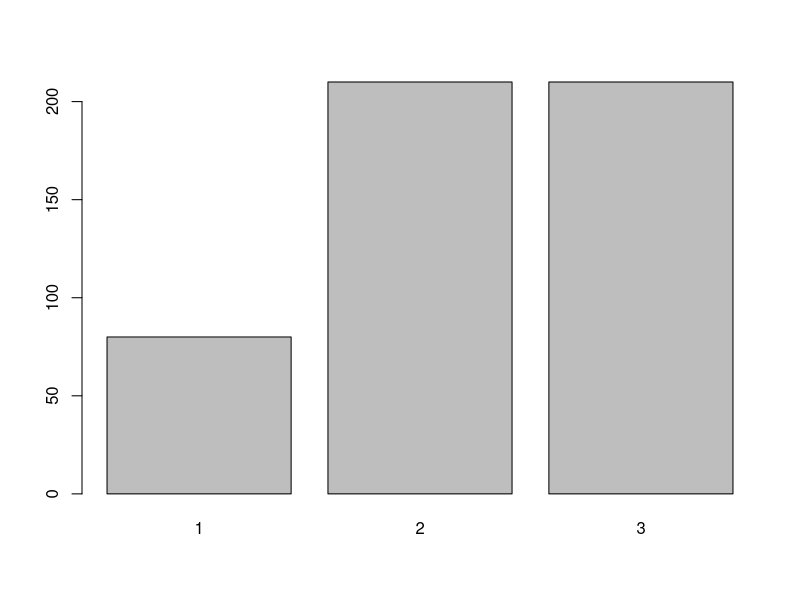

This figure's R source: (Note: this script raises an error after producing the figure.)

# CLASSFICATION -----------------------------------------------------------



# SETUP -------------------------------------------------------------------

ipak <- function(pkg){
  new.pkg <- pkg[!(pkg %in% installed.packages()[, "Package"])]
  if (length(new.pkg)) 
    install.packages(new.pkg, dependencies = TRUE)
  sapply(pkg, require, character.only = TRUE)
}
reloadpck = function(reload = TRUE){
  if(reload){
    print(ipak(pckToLoad))
  }
}

pckToLoad = c('MASS'       , # QDA, LDQ
              'naivebayes' , # for naive QDA (a.k.a naive Bayes)
              'nnet'       , # Multinomial logistic regression
              'FNN'        , # Fast KNN algo
              # 'pROC'    , # ROC curve
              'tidyverse'  , # a collection of Rpack for data science
              'esquisse'   , # data visualisation 
              "GGally") 
reloadpck()



# END SETUP ---------------------------------------------------------------



# Import data -------------------------------------------------------------

TPN1_a22_clas_app <- read.csv("TPN1_a22_clas_app.txt", sep="")
str(TPN1_a22_clas_app) 
TPN1_a22_clas_app$y   <- as.factor(TPN1_a22_clas_app$y) #change Y  to factor si non c'est int

# END Import data ---------------------------------------------------------


# Data exploration  -------------------------------------------------------


summary(TPN1_a22_clas_app)
length(TPN1_a22_clas_app)
NROW(TPN1_a22_clas_app)
n_tot <- dim(TPN1_a22_clas_app)[1]
barplot(table(TPN1_a22_clas_app$y))

tmp <- max(table(TPN1_a22_clas_app$y)/n_tot)
tmp #le taux de succès minimum 
1-tmp #le taux d'erreur maximum


# END data exploration --------------------------------------------------------




# Training & test set preparation -------------------------------------------------

n_tot <- dim(TPN1_a22_clas_app)[1]
n_app <- round(n_tot* 4/5)
n_tst <- n_tot - n_app

set.seed(19)
id_app <- sample(1:n_tot, n_app)

data_app <- TPN1_a22_clas_app[  id_app,]
data_tst <- TPN1_a22_clas_app[- id_app,]



# KNN with an arbitrary k ---------------------------------------------


knn_k <- 10
knn_fit <- knn(train = scale(data_app[,1:50]),
               test  = scale(data_tst[,1:50]),
               cl=data_app$y,
               k = knn_k,
               prob = TRUE)
knn_perf <- table(data_tst$y, knn_fit)
knn_perf # matrice de confusion

cat("taux de succès:")
sum (diag(knn_perf)) / n_tst# taux de succès
cat("taux d'erreur:")
1-sum (diag(knn_perf)) / n_tst # taux d'erreur





# KNN with K from 1 to Kmax -----------------------------------------------

knn_k_max <- 100

tmp <- sapply(1:knn_k_max, function(local_k){
  local_fit <- knn(train = scale(data_app[,1:50]),
                   test  = scale(data_tst[,1:50]),
                   cl=data_app$y,
                   k = local_k,
                   prob = TRUE)
  local_perf <- table(data_tst$y, local_fit)
  res <- sum (diag(local_perf)) / n_tst
  return(res)
})

knn_MSE_scale <- 1 - tmp
knn_MSE_scale
#erreur global
plot(1:knn_k_max, knn_MSE_scale, 
     type='b', col='blue',
     ylim=range(knn_MSE_scale),
     xlab='k', ylab='MSE', lty = 1, pch = 1)


#MSE augmente en ~K=45

which.min(knn_MSE_scale)
min(knn_MSE_scale)
#taux d'erreur minimale 0.38 avec k =31


 # ajoute un rough pour groupe validation

# Parametric methods ------------------------------------------------------


# QDA ---------------------------------------------------------------------

qda_fit  <- qda(y ~ ., data=data_app)
qda_pred <- predict(qda_fit, newdata=data_tst)
qda_perf <- table(data_tst$y, qda_pred$class)
qda_perf
sum (diag(qda_perf)) / n_tst 
1-sum (diag(qda_perf)) / n_tst #erreur:0.35


# LDA ---------------------------------------------------------------------


lda_fit  <- lda(y ~ ., data=data_app)
lda_pred <- predict(lda_fit, newdata=data_tst)
lda_perf <- table(data_tst$y, lda_pred$class)
lda_perf
lda_fit  <- lda(y ~ ., data=data_app)
lda_pred <- predict(lda_fit, newdata=data_tst)
lda_perf <- table(data_tst$y, lda_pred$class)
lda_perf
sum(diag(lda_perf)) / n_tst
1-sum(diag(lda_perf)) / n_tst #erreur 0.34



# Naive bayes -------------------------------------------------------------

qda_naive_fit  <- naive_bayes(y ~ ., data=data_app)
qda_naive_pred <- predict(qda_naive_fit, newdata=data_tst[1:50])
qda_naive_perf <- table(data_tst$y, qda_naive_pred)
qda_naive_perf
sum(diag(qda_naive_perf)) / n_tst
1-sum(diag(qda_naive_perf)) / n_tst # errer:0.31



# Multinomial logistic regression -----------------------------------------
#Ici, nos données ont les classes c > 2, donc on a utilisé la méthode "Multinomial logistic regression"


#lasso + selection de variable 
#https://fr.wikipedia.org/wiki/R%C3%A9gression_logistique

logit_multi_fit  <- multinom(y ~ ., data=data_app)
logit_multi_pred <- predict(logit_multi_fit, newdata=data_tst)
logit_multi_perf <- table(data_tst$y, logit_multi_pred)
logit_multi_perf
sum(diag(logit_multi_perf)) / n_tst
1-sum(diag(logit_multi_perf)) / n_tst #erreur:0.4




#model selection


# Feature extraction  -----------------------------------------------------


#PCA (unsupervised)
X <- TPN1_a22_clas_app[1:50]
X<-scale(X)
pca<-princomp(X)
Z<-pca$scores
lambda<-pca$sdev^2
plot(cumsum(lambda)/sum(lambda),type="l",xlab="q",ylab="proportion of explained variance")
#variance augmenter tres lentement en funciton de q

pairs(Z[,1:5],col=TPN1_a22_clas_app[,51],pch=TPN1_a22_clas_app[,51])
pairs(Z[,6:10],col=TPN1_a22_clas_app[,51],pch=TPN1_a22_clas_app[,51])
str(TPN1_a22_clas_app[,51])

#FDA (supervised)


lda.fda<-lda(TPN1_a22_clas_app$y~.,data = TPN1_a22_clas_app)
U<-lda.fda$scaling
X<-as.matrix(TPN1_a22_clas_app[,1:50])
Z<-X%*%U


plot(Z[,1],Z[,2],pch=TPN1_a22_clas_app$y,col=TPN1_a22_clas_app$y,xlab='Z1',ylab='Z2')
